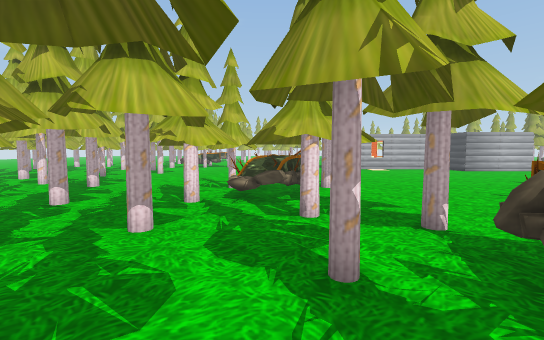
view 1 (above)

16 first-person views from a walk through a scene from a Unity 3-D project. The camera is 1.3 m above the floor, tilts 4° down and sees 90° across. The floor is counted in squares, 1 m on a side. Each view is taken from the middle of a square. On the plan, view 1 faces up. The plan holds only what a view shows up to about 13 squares ahead; the rest is blank. The place goes on beyond the plan. The player is left out. Door leaves are left out, so doorways stand open. Some surface patterns are stand-ins.

view 2
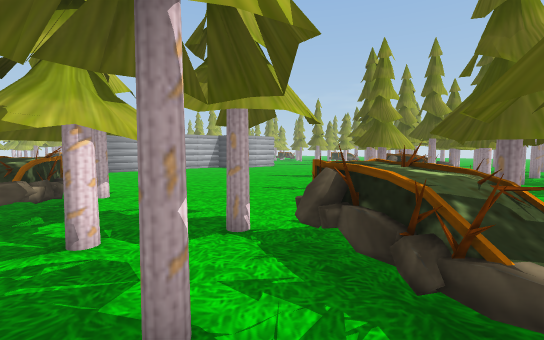

view 3
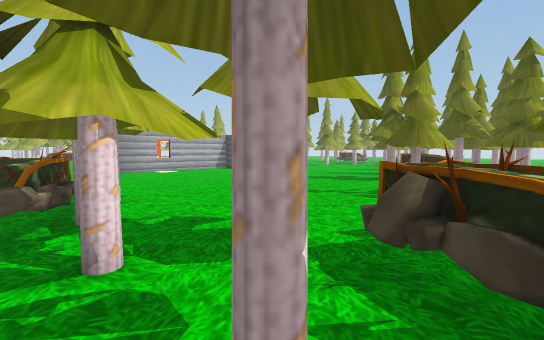

view 4
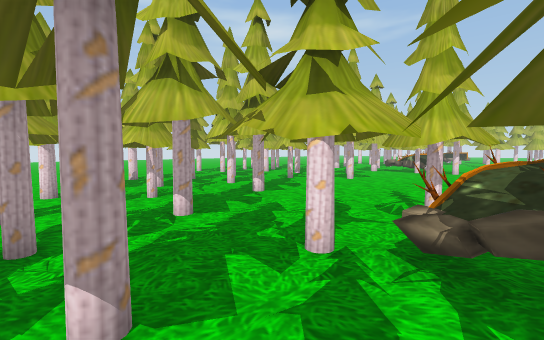

view 5
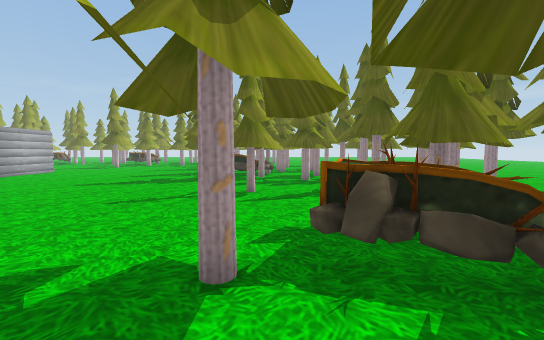

view 6
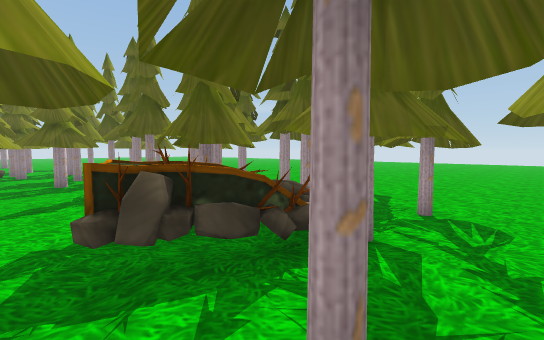

view 7
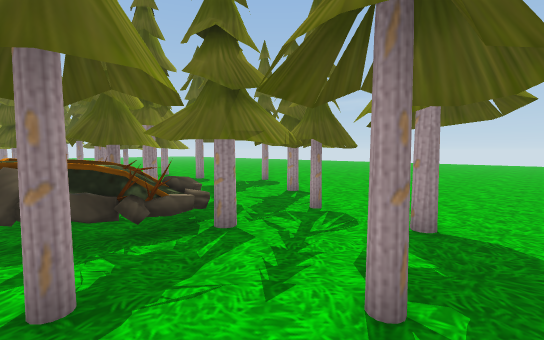

view 8
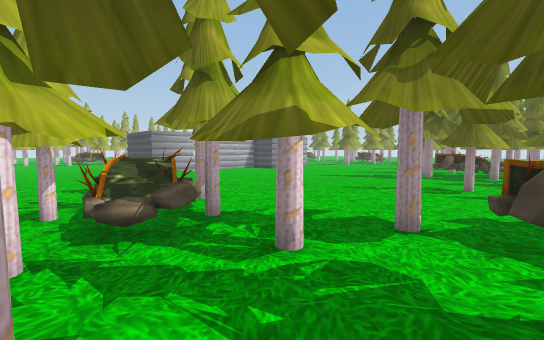

view 9
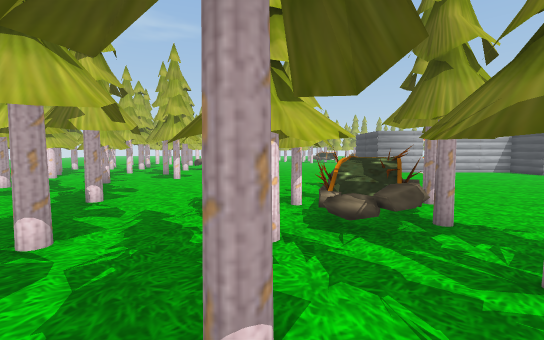

view 10
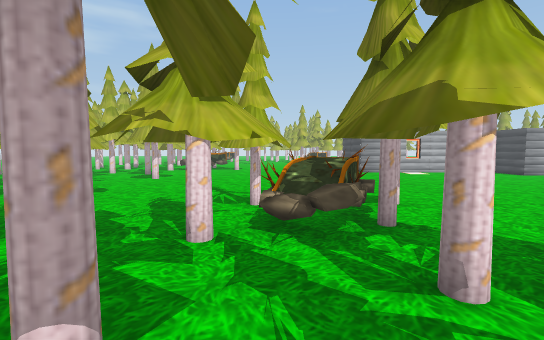

view 11
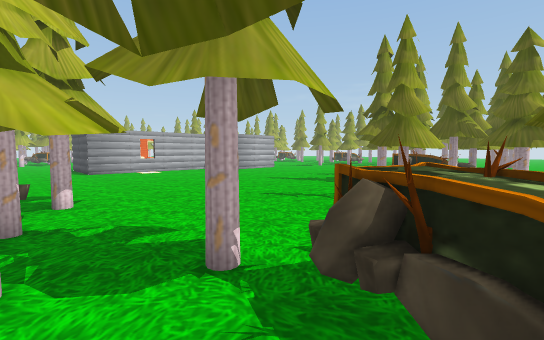

view 12
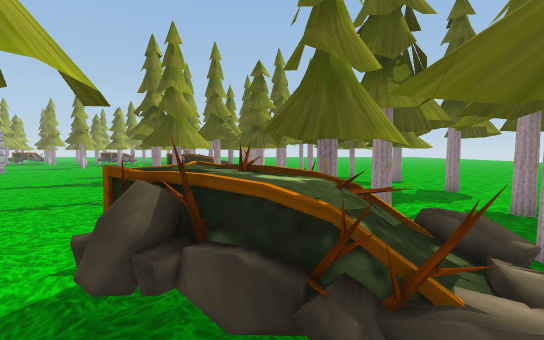

view 13
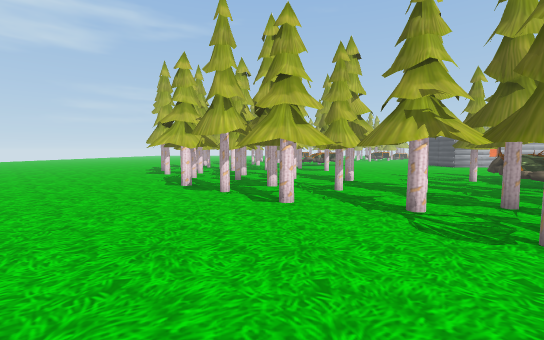

view 14
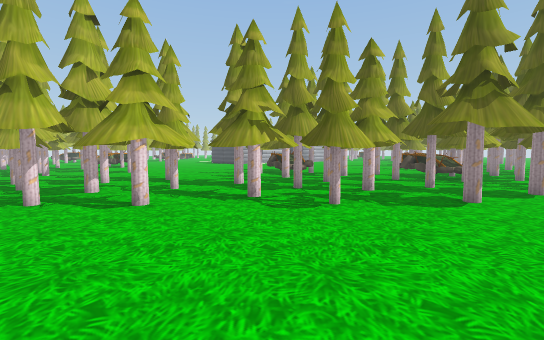

view 15
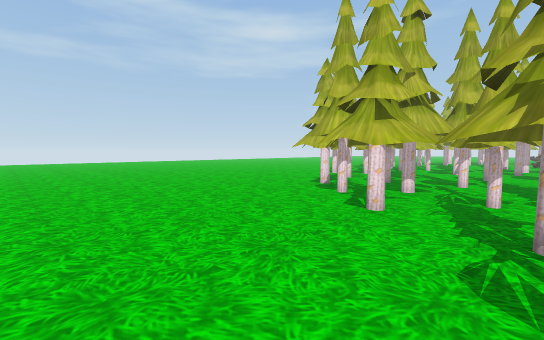

view 16
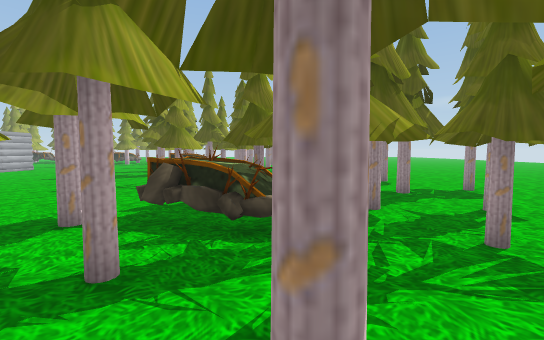

### Floor plan
Key: @ floor where view 1 was taken; # wall or solid block; . floor; = window, fence, low wall or low ledge; ^ raised ledge; T thing the floor can be seen under or through; O other object.
Columns run from 12 left of view 1 to 18 right of it. Each row starts with its distance up from view 1.
 19            ..
 18         .. ....
 17        ... ......
 16 #OO...#...... ............
 15  ..O......... ............
 14 ...OO........ .............
 13 ##.O......... .............
 12 ...........................
 11  #.#.......................
 10 ##...O....###O#...........
  9  .........####............
  8  .#......OO###O.........O
  7 #T..TT.#.OOO#O..........O##
  6 ..T T....OOOOO..........OO###
  5 .TTTTTT...#.OOOO....##...O#O#
  4 ..TT T T..#..O......##...O.OO O
  3 .... TT  T...#.#^......OOO..OOO
  2 .....TT  # ...=^##   ..OO #..
  1 .....##. #.#.##^##     .......#
  0 ............@######.### .#
 -1 ........##...##  #####
 -2 . .........#.#      #.#

Where each view was taken, in squares from view 1:
view 1: 0 up, 0 right, facing up
view 2: 1 up, 0 right, facing up-right
view 3: 2 up, 0 right, facing up-right
view 4: 4 up, 0 right, facing up-left
view 5: 4 up, 0 right, facing right
view 6: 4 up, 0 right, facing down-right
view 7: 3 up, 2 left, facing down-right
view 8: 3 up, 2 left, facing up-right
view 9: 3 up, 2 left, facing up
view 10: 3 up, 1 left, facing up
view 11: 2 up, 1 right, facing up-right
view 12: 2 up, 1 right, facing right
view 13: 2 down, 10 left, facing up
view 14: 2 down, 12 left, facing up-right
view 15: 1 down, 7 left, facing up-left
view 16: 1 up, 2 left, facing right
